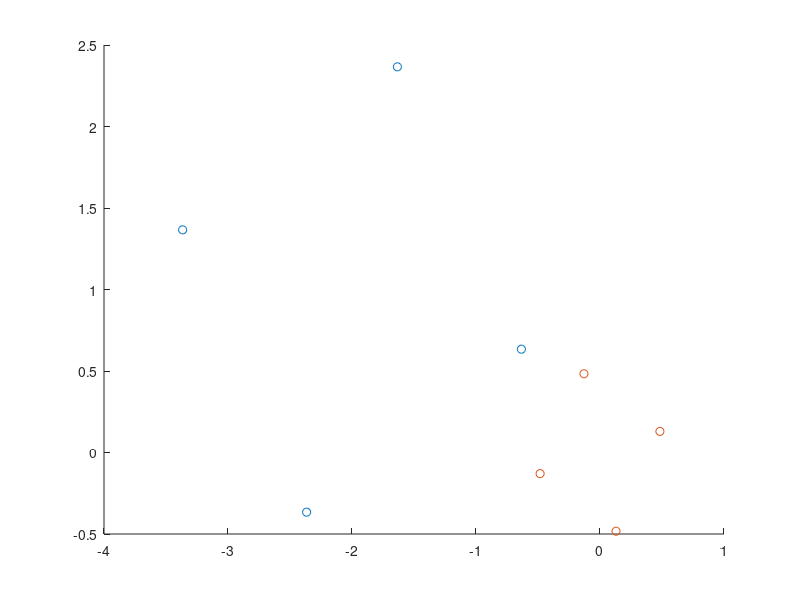

This figure's MATLAB source:
clear all;
P = [-1 1 1 -1; -1 -1 1 1; 1 1 1 1];
M = [0.866025403784439,-0.500000000000000,-2;0.500000000000000,0.866025403784439,1;0,0,1];
K = M * P;

A = zeros(8,9);

for i=1:4
    l = i*2;
    A(l-1,:) = [-P(1,i) -P(2,i) -1 0 0 0 K(1,i)*P(1,i) K(1,i)*P(2,i) K(1,i)];
    A(l,:) = [0 0 0 -P(1,i) -P(2,i) -1 K(2,i)*P(1,i) K(2,i)*P(2,i) K(2,i)];
end

[U, S, V] = svd(A);
H = reshape(V(:,9), 3, 3);

K_hom = H*P;

scatter(K(1,:), K(2,:));
hold on
scatter(K_hom(1,:), K_hom(2,:));